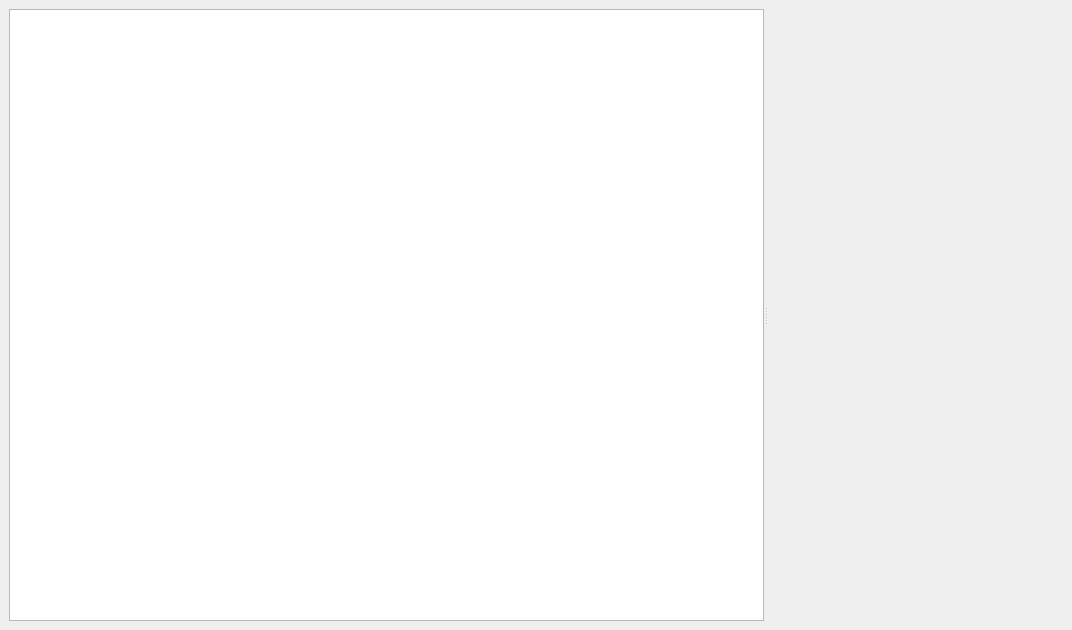
<?xml version="1.0" encoding="UTF-8"?>
<ui version="4.0">
 <class>main_window</class>
 <widget class="QMainWindow" name="main_window">
  <property name="geometry">
   <rect>
    <x>0</x>
    <y>0</y>
    <width>1072</width>
    <height>630</height>
   </rect>
  </property>
  <property name="windowTitle">
   <string>BH Trajectory Builder</string>
  </property>
  <widget class="QWidget" name="centralwidget">
   <layout class="QGridLayout" name="gridLayout">
    <item row="0" column="0">
     <widget class="QSplitter" name="splitter">
      <property name="orientation">
       <enum>Qt::Horizontal</enum>
      </property>
      <widget class="QTextEdit" name="textEdit">
       <property name="font">
        <font>
         <family>Monospace</family>
        </font>
       </property>
       <property name="readOnly">
        <bool>true</bool>
       </property>
      </widget>
      <widget class="QWidget" name="field_view_container" native="true"/>
     </widget>
    </item>
   </layout>
  </widget>
 </widget>
 <resources/>
 <connections/>
</ui>
